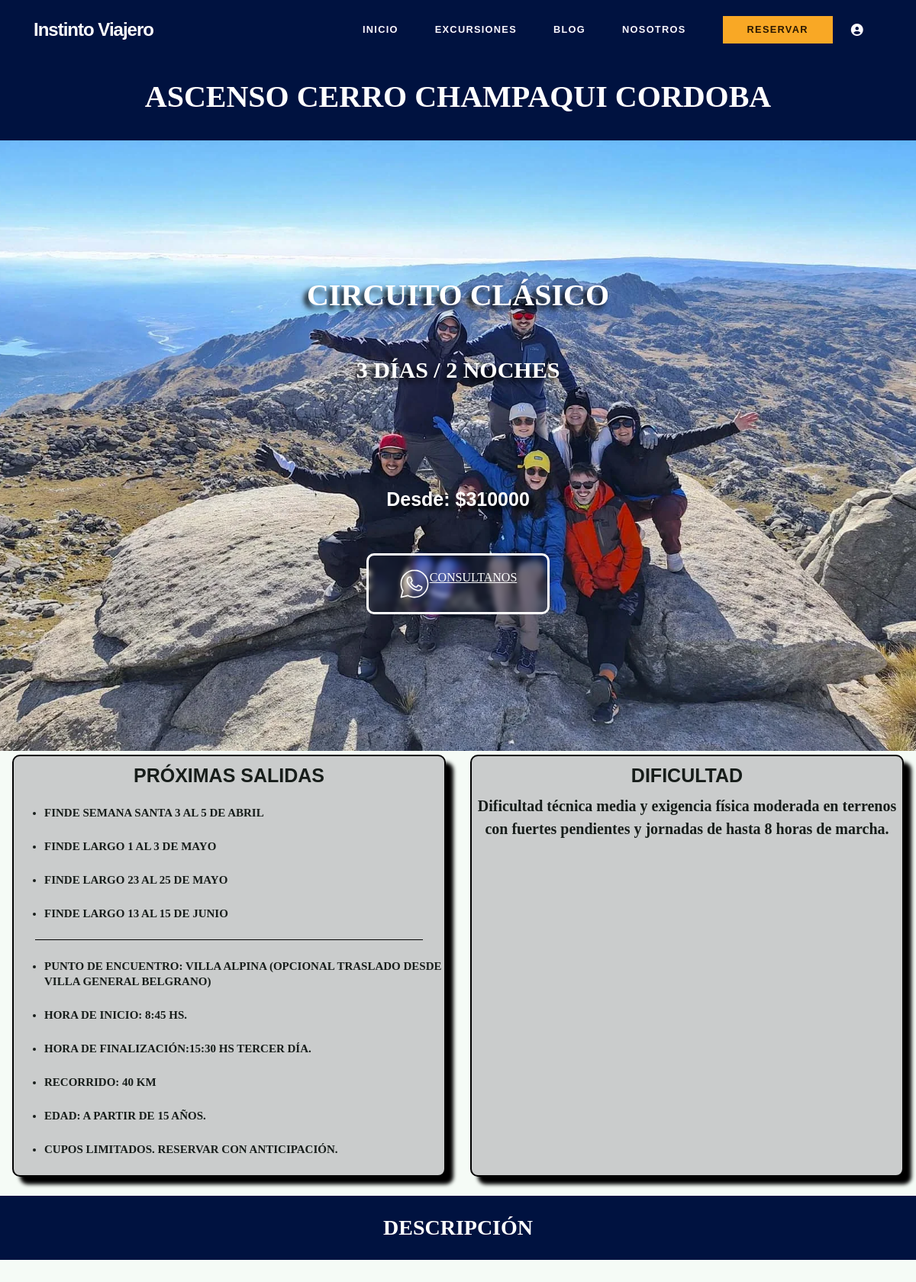
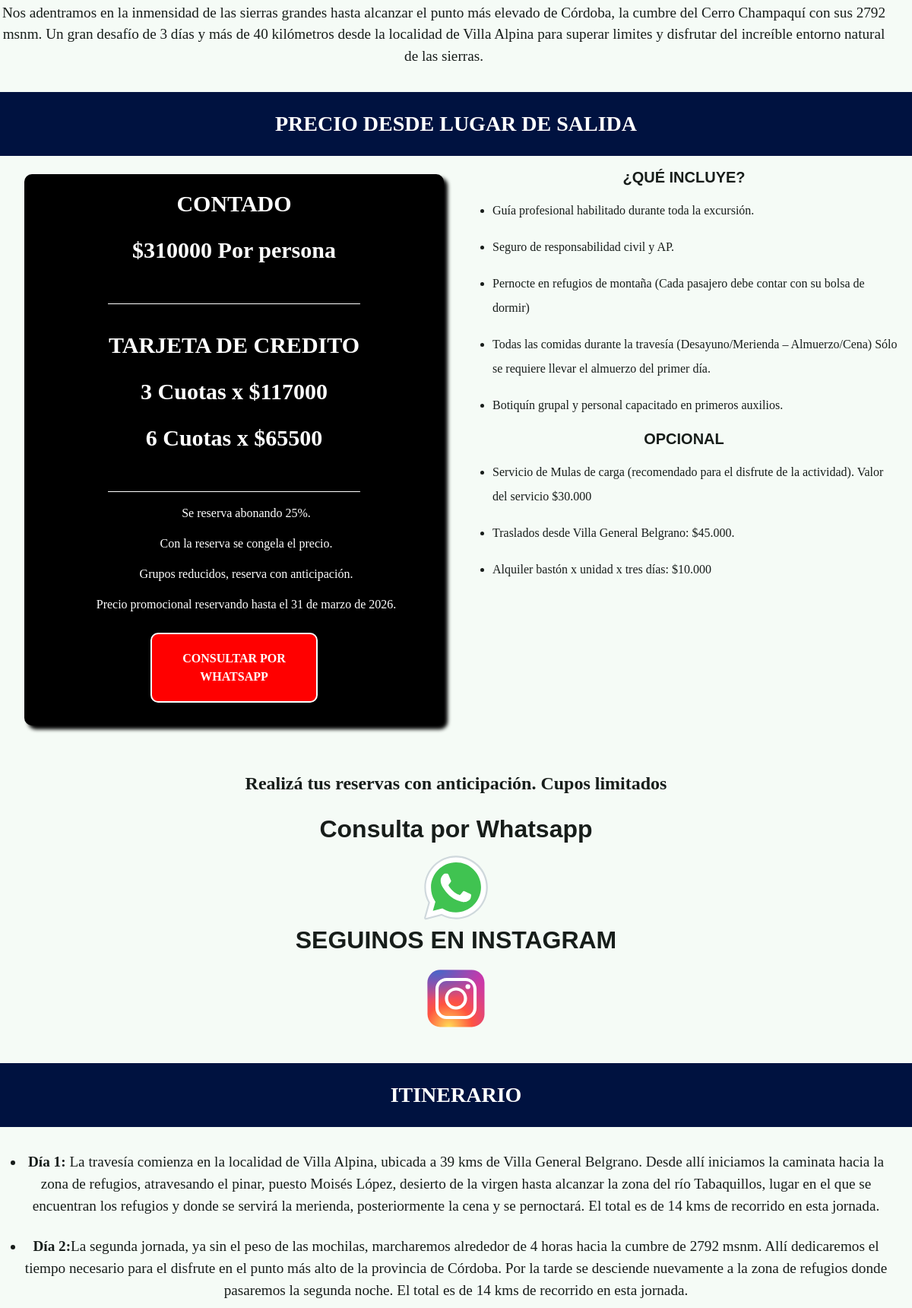
The app's page /acciones/ver-salida/ascenso-cerro-champaqui-cordoba (upper part) with its own data (2 pictures, top to bottom).
### models.py (models this page shows)
class SalidaTrekking(db.Model):
    id = db.Column(db.Integer, primary_key=True)
    slug = db.Column(db.String(160), unique=True, nullable=False)
    tipo_salida = db.Column(db.String(255))
    prox_desc = db.Column(db.Text)
    foto_carta = db.Column(db.String(255))
    foto_portada = db.Column(db.String(255))
    titulo = db.Column(db.String(100))
    subtitulo = db.Column(db.String(150))
    dias = db.Column(db.String(50))
    contado = db.Column(db.String(50))
    lugarsalida = db.Column(db.String(100))
    dificultad = db.Column(db.String(50))
    recorrido = db.Column(db.Text)
    encuentro = db.Column(db.String(100))
    inicio = db.Column(db.String(100))
    fin = db.Column(db.String(100))
    edad = db.Column(db.String(50))
    proximasfechas = db.Column(db.String(100))
    descripcion = db.Column(db.Text)
    trescuotas = db.Column(db.String(50))
    seiscuotas = db.Column(db.String(50))
    meses_proximos = db.Column(db.String(100))
    precio_meses_proximos = db.Column(db.String(50))
    tres_cuotas_meses = db.Column(db.String(50))
    seis_cuotas_meses = db.Column(db.String(50))
    finpromo = db.Column(db.String(100))
    incluye = db.Column(db.Text)
    opcional = db.Column(db.Text)
    no_incluye = db.Column(db.Text)
    itinerario = db.Column(db.Text)
    equipamiento = db.Column(db.Text)
    preguntas = db.Column(db.Text)
    foto_uno = db.Column(db.String(255))
    foto_dos = db.Column(db.String(255))
    foto_tres = db.Column(db.String(255))
    codigo = db.Column(db.Text)
    infoextra = db.Column(db.Text)

### acciones.py (the view)
@bp.route('/ver-salida/<slug>')
def ver_salida(slug):
    salida = SalidaTrekking.query.filter_by(slug=slug).first_or_404()
    return render_template('ver_salida.html', salida=salida)

### templates/ver_salida.html (shortened to what this page needs)
{% extends 'base.html' %}
{% block content %}
<body>
    <main>
        <div>
            <div class="section-titles-subtitles">
                <h1 class="section-title">{{salida.titulo}}</h1>
            </div>
            <section class="principal">
                <div>
                    <div class="principal-salidas portada titular-fondo carga-imagen-nueva" style="background-image:url('{{url_for('static',filename='uploads/'+salida.foto_portada) }}');">
                        <div class="titular">
                            <h2>{{salida.subtitulo}}</h2>
                            <h3>{{salida.dias}}</h3>
                        </div>
                        <div class="titular-texto">
                            <h3>Desde: ${{salida.contado}}</h3>
                        </div>
                        <div>
                            <a alt="" class="boton-titular"
                                href="https://api.whatsapp.com/send?phone=+3541207389&text=Hola!%20Como%20estas?%20Quiero%20inscribirme%20para%20la%20proxima%20salida:%20{{salida.titulo}}"
                                target="_blank" alt="Logo de whatsapp">
                                <p class="consultanos"> CONSULTANOS</p>
                            </a>
                        </div>
                    </div>
                </div>
            </section>
            <section class="info">
                <div class="info-grid">
                    <div class="prox-fechas">
                        <div>
                            <h3 class="prox-fechas-titulo">PRÓXIMAS SALIDAS</h3>
                            <p>{{salida.proximasfechas|safe}}</p>
                            <div class="br-prox"></div>
                            <ul class="ul">
                                <li>Punto de encuentro: {{salida.encuentro}}</li>
                                <li>Hora de Inicio: {{salida.inicio}}</li>
                                <li>Hora de finalización:{{salida.fin}} </li>
                                <li>Recorrido: {{salida.recorrido}}</li>
                                <li>Edad: {{salida.edad}}</li>
                                <li>{{salida.infoextra}}</li>
                            </ul>
                        </div>
                    </div>
                    <div class="prox-fechas">
                        <h3 class="prox-fechas-titulo">DIFICULTAD</h3>
                        <div class="prox-fechas-dificultad">
                            <p>{{salida.dificultad|safe}}</p>
                        </div>
                    </div>
                </div>
            </section>
            <section>
                <h3 class="section-titles-subtitles section-title">DESCRIPCIÓN</h3>
                <div class="descripcion">
                    <p class="descripcion-p">{{salida.descripcion|safe}}</p>
                </div>
            </section>
            <section class="info">
                <h3 class="section-titles-subtitles section-title">Precio desde lugar de salida</h3>
                <div class="info-grid">
                    <div class="info-2">
                        <div class="precio-carta precio-1">
                            <div class="precio-subtitulo">
                                <p>CONTADO</p>
                                <p class="num">${{salida.contado}} Por persona</p>
                            </div>
                            <div class="precio-subtitulo">
                                <p>TARJETA DE CREDITO</p>
                                <p class="num">3 Cuotas x ${{salida.trescuotas}}</p>
                                <p class="num">6 Cuotas x ${{salida.seiscuotas}}</p>
                            </div>
                            <div class="precio-ul">
                                <ul>
                                    <li> Se reserva abonando 25%.</li>
                                    <li> Con la reserva se congela el precio.</li>
                                    <li> Grupos reducidos, reserva con anticipación.</li>
                                    <li> {{salida.finpromo}}</li>
                                </ul>
                                <a href="https://api.whatsapp.com/send?phone=+3541207389&text=Hola!%20Quiero%20inscribirme%20a%20la%20salida:%20{{salida.titulo}}"
                                    target="_blank" class="trekking_cba_boton botones boton-reserva">CONSULTAR POR
                                    WHATSAPP</a>
                            </div>
                        </div>
                    </div>
                    <div class="info-1">
                        <div>
                            <h4>¿Qué incluye?</h4>
                            <div class="info-incluye">
                                {{salida.incluye|safe}}
                            </div>
                        </div>
                        {% if salida.opcional != "" %}
                        <div>
                            <h4>Opcional</h4>
                            <div class="info-incluye">
                                {{salida.opcional|safe}}
                            </div>
                        </div>
                        {% endif %}
                </div>
            </section>
            <section class="cartel-consulta">
                <div>
                    <p>Realizá tus reservas con anticipación. Cupos limitados</p>
                </div>
                <div>
                    <h4>Consulta por Whatsapp</h4>
                    <a id="whatsapp al champa"
                        href="https://api.whatsapp.com/send?phone=+3541207389&text=Hola!%20Quiero%20más%20info%20de%20la%20salida:{{salida.titulo}}%20"
                        target="_blank" alt="logo de whatsapp para consulta a champaqui">
                    </a>
                </div>
                <div>
                    <h4>SEGUINOS EN INSTAGRAM</h4>
                    <a id="instagram al champa" href="https://www.instagram.com/instintoviajero.trek" target="_blank"
                        alt="Logo de instagram para consulta a champaqui">
                    </a>
                </div>
            </section>
            <section>
                <h3 class="section-titles-subtitles section-title">ITINERARIO</h3>
                <div class="descripcion ">
                    {{salida.itinerario | safe}}
                </div>
            </section>
        </div>
    </main>
</body>
{% endblock %}

### records on screen
SalidaTrekking: titulo "ASCENSO CERRO CHAMPAQUI CORDOBA", foto_portada (picture), subtitulo "CIRCUITO CLÁSICO", dias "3 DÍAS / 2 NOCHES", contado "310000", proximasfechas "FINDE SEMANA SANTA 3 AL 5 DE ABRIL FINDE LARGO 1 AL 3 DE MAYO FINDE LARGO 23 AL 25 DE MAYO FINDE LARGO 13 AL 15 DE JUNIO", encuentro "VILLA ALPINA (OPCIONAL TRASLADO DESDE VILLA GENERAL BELGRANO)", inicio "8:45 HS.", fin "15:30 HS TERCER DÍA.", recorrido "40 KM", edad "A PARTIR DE 15 AÑOS.", infoextra "CUPOS LIMITADOS. RESERVAR CON ANTICIPACIÓN.", dificultad "Dificultad técnica media y exigencia física moderada en terrenos con fuertes pendientes y jornadas de hasta 8 horas de marcha.", descripcion "Nos adentramos en la inmensidad de las sierras grandes hasta alcanzar el punto más elevado de Córdoba, la cumbre del Cerro Champaquí con sus 2792 msnm. Un gran desafío de 3 días y más de 40 kilómetros desde la localidad de Villa Alpina para superar limites y disfrutar del increíble entorno natural de las sierras.", trescuotas "117000", seiscuotas "65500", finpromo "Precio promocional reservando hasta el 31 de marzo de 2026.", incluye "Guía profesional habilitado durante toda la excursión. Seguro de responsabilidad civil y AP. Pernocte en refugios de montaña (Cada pasajero debe contar con su bolsa de dormir) Todas las comidas durante la travesía (Desayuno/Merienda – Almuerzo/Cena) Sólo se requiere llevar el almuerzo del primer día. Botiquín grupal y personal capacitado en primeros auxilios.", opcional "Servicio de Mulas de carga (recomendado para el disfrute de la actividad). Valor del servicio $30.000 Traslados desde Villa General Belgrano: $45.000. Alquiler bastón x unidad x tres días: $10.000", itinerario "Día 1: La travesía comienza en la localidad de Villa Alpina, ubicada a 39 kms de Villa General Belgrano. Desde allí iniciamos la caminata hacia la zona de refugios, atravesando el pinar, puesto Moisés López, desierto de la virgen hasta alcanzar la zona del río Tabaquillos, lugar en el que se encuentran los refugios y donde se servirá la merienda, posteriormente la cena y se pernoctará. El total es de 14 kms de recorrido en esta jornada. Día 2: La segunda jornada, ya sin el peso de las mochilas, marcharemos alrededor de 4 horas hacia la cumbre de 2792 msnm. Allí dedicaremos el tiempo necesario para el disfrute en el punto más alto de la provincia de Córdoba. Por la tarde se desciende…"
